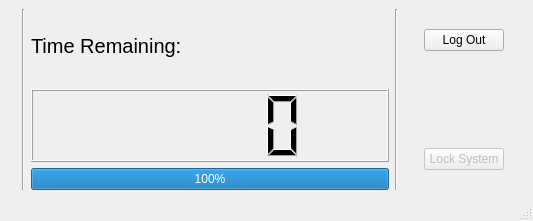
<?xml version="1.0" encoding="UTF-8"?>
<ui version="4.0">
 <class>TimerWindow</class>
 <widget class="QMainWindow" name="TimerWindow">
  <property name="geometry">
   <rect>
    <x>0</x>
    <y>0</y>
    <width>533</width>
    <height>221</height>
   </rect>
  </property>
  <property name="windowTitle">
   <string>Libki Kiosk System</string>
  </property>
  <widget class="QWidget" name="centralwidget">
   <layout class="QHBoxLayout" name="horizontalLayout">
    <item>
     <widget class="QLabel" name="logo">
      <property name="maximumSize">
       <size>
        <width>100</width>
        <height>100</height>
       </size>
      </property>
      <property name="text">
       <string notr="true"/>
      </property>
      <property name="pixmap">
       <pixmap resource="libki.qrc">:/images/images/libki_clock.png</pixmap>
      </property>
      <property name="scaledContents">
       <bool>true</bool>
      </property>
     </widget>
    </item>
    <item>
     <widget class="Line" name="line">
      <property name="orientation">
       <enum>Qt::Vertical</enum>
      </property>
     </widget>
    </item>
    <item>
     <layout class="QVBoxLayout" name="verticalLayout">
      <item>
       <widget class="QLabel" name="label">
        <property name="font">
         <font>
          <pointsize>15</pointsize>
         </font>
        </property>
        <property name="text">
         <string>Time Remaining:</string>
        </property>
       </widget>
      </item>
      <item>
       <widget class="QLCDNumber" name="lcdNumber">
        <property name="smallDecimalPoint">
         <bool>false</bool>
        </property>
        <property name="mode">
         <enum>QLCDNumber::Dec</enum>
        </property>
        <property name="segmentStyle">
         <enum>QLCDNumber::Filled</enum>
        </property>
        <property name="value" stdset="0">
         <double>0.000000000000000</double>
        </property>
        <property name="intValue" stdset="0">
         <number>0</number>
        </property>
       </widget>
      </item>
      <item>
       <widget class="QProgressBar" name="progressBar">
        <property name="value">
         <number>100</number>
        </property>
        <property name="invertedAppearance">
         <bool>false</bool>
        </property>
       </widget>
      </item>
     </layout>
    </item>
    <item>
     <widget class="Line" name="line_2">
      <property name="orientation">
       <enum>Qt::Vertical</enum>
      </property>
     </widget>
    </item>
    <item>
     <layout class="QGridLayout" name="gridLayout">
      <property name="leftMargin">
       <number>20</number>
      </property>
      <property name="topMargin">
       <number>20</number>
      </property>
      <property name="rightMargin">
       <number>20</number>
      </property>
      <property name="bottomMargin">
       <number>20</number>
      </property>
      <item row="0" column="0">
       <widget class="QPushButton" name="logoutButton">
        <property name="minimumSize">
         <size>
          <width>0</width>
          <height>0</height>
         </size>
        </property>
        <property name="text">
         <string>Log Out</string>
        </property>
        <property name="icon">
         <iconset resource="libki.qrc">
          <normaloff>:/icons/system_log_out.png</normaloff>:/icons/system_log_out.png</iconset>
        </property>
        <property name="iconSize">
         <size>
          <width>48</width>
          <height>48</height>
         </size>
        </property>
       </widget>
      </item>
      <item row="1" column="0">
       <spacer name="verticalSpacer">
        <property name="orientation">
         <enum>Qt::Vertical</enum>
        </property>
        <property name="sizeHint" stdset="0">
         <size>
          <width>20</width>
          <height>40</height>
         </size>
        </property>
       </spacer>
      </item>
      <item row="2" column="0">
       <widget class="QPushButton" name="pauseButton">
        <property name="enabled">
         <bool>false</bool>
        </property>
        <property name="text">
         <string>Lock System</string>
        </property>
        <property name="icon">
         <iconset resource="libki.qrc">
          <normaloff>:/icons/images/icons/lock.png</normaloff>:/icons/images/icons/lock.png</iconset>
        </property>
        <property name="iconSize">
         <size>
          <width>36</width>
          <height>36</height>
         </size>
        </property>
       </widget>
      </item>
     </layout>
    </item>
   </layout>
  </widget>
  <widget class="QMenuBar" name="menubar">
   <property name="geometry">
    <rect>
     <x>0</x>
     <y>0</y>
     <width>533</width>
     <height>20</height>
    </rect>
   </property>
  </widget>
  <widget class="QStatusBar" name="statusBar"/>
 </widget>
 <resources>
  <include location="libki.qrc"/>
 </resources>
 <connections/>
</ui>
